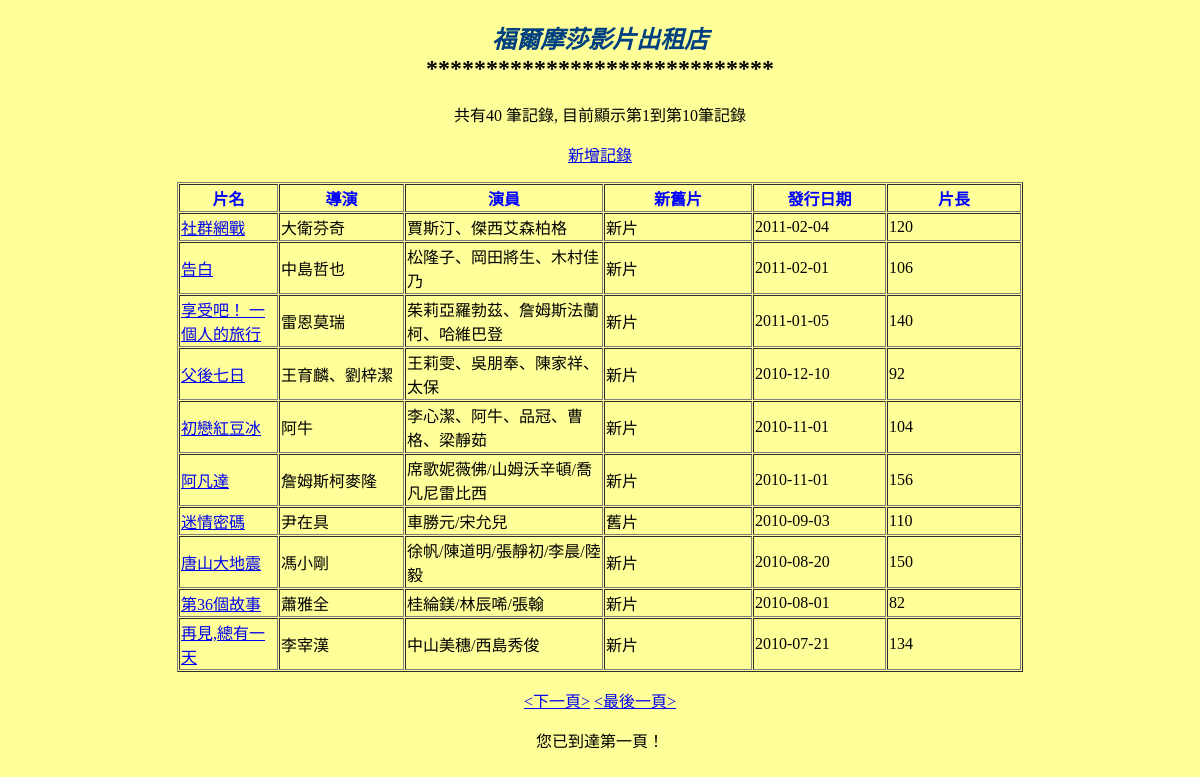
Page /4.Done/movieshop/index.php on the committed database.
### tables this page shows
CREATE TABLE `movie` (
  `id` int(10) unsigned zerofill NOT NULL auto_increment,
  `title` varchar(20) NOT NULL COMMENT '片名',
  `director` varchar(10) NOT NULL COMMENT '導演',
  `actor` varchar(20) NOT NULL COMMENT '演員',
  `country` varchar(10) NOT NULL COMMENT '國家',
  `category` varchar(4) NOT NULL COMMENT '影片分級',
  `movietype` varchar(10) NOT NULL COMMENT '影片內容類別',
  `storetype` varchar(7) NOT NULL COMMENT 'DVD/VCD',
  `oldnewtype` varchar(4) NOT NULL COMMENT '新舊片',
  `issuedate` date NOT NULL COMMENT '發行日期',
  `lengthmin` smallint(6) NOT NULL COMMENT '分鐘',
  PRIMARY KEY  (`id`)
);

### 4.Done/movieshop/index.php (the view, shortened to what this page needs)
<?php require_once('Connections/dbconn_movieshop.php'); ?>
<?php
$currentPage = $_SERVER["PHP_SELF"];
$maxRows_rs_movie = 10;
$pageNum_rs_movie = 0;
$startRow_rs_movie = $pageNum_rs_movie * $maxRows_rs_movie;
$query_rs_movie = "SELECT id, title, director, actor, oldnewtype, issuedate, lengthmin FROM movie ORDER BY issuedate DESC";
$query_limit_rs_movie = sprintf("%s LIMIT %d, %d", $query_rs_movie, $startRow_rs_movie, $maxRows_rs_movie);
$rs_movie = mysql_query($query_limit_rs_movie, $dbconn_movieshop) or die(mysql_error());
$row_rs_movie = mysql_fetch_assoc($rs_movie);
if (isset($_GET['totalRows_rs_movie'])) {
  $totalRows_rs_movie = $_GET['totalRows_rs_movie'];
} else {
  $all_rs_movie = mysql_query($query_rs_movie);
  $totalRows_rs_movie = mysql_num_rows($all_rs_movie);
}
$totalPages_rs_movie = ceil($totalRows_rs_movie/$maxRows_rs_movie)-1;
$queryString_rs_movie = "";
$queryString_rs_movie = sprintf("&totalRows_rs_movie=%d%s", $totalRows_rs_movie, $queryString_rs_movie);
?>
<!DOCTYPE html PUBLIC "-//W3C//DTD XHTML 1.0 Transitional//EN" "http://www.w3.org/TR/xhtml1/DTD/xhtml1-transitional.dtd">
<html xmlns="http://www.w3.org/1999/xhtml">
<head>
</head>
<body bgcolor="#FFFF99" alink="#996600">
<h2 align="center" class="webtitle"><em>福爾摩莎影片出租店</em><br />
*****************************</h2>
<p align="center">共有<?php echo $totalRows_rs_movie ?> 筆記錄, 目前顯示第<?php echo ($startRow_rs_movie + 1) ?>到第<?php echo min($startRow_rs_movie + $maxRows_rs_movie, $totalRows_rs_movie) ?>筆記錄</p>
<p align="center"><a href="add.php">新增記錄</a></p>
<table width="846" border="1" align="center" cellpadding="1" cellspacing="1">
  <tr class="columntitle">
    <td width="95" align="center"><strong>片名</strong></td>
    <td width="121" align="center"><strong>導演</strong></td>
    <td width="194" align="center"><strong>演員</strong></td>
    <td width="144" align="center" class="columntitle"><strong>新舊片</strong></td>
    <td width="129" align="center"><strong>發行日期</strong></td>
    <td width="130" align="center"><strong>片長</strong></td>
  </tr>
  <?php do { ?>
      <?php if ($totalRows_rs_movie > 0) {  ?>
        <tr>
          <td><a href="detail.php?ID=<?php echo $row_rs_movie['id']; ?>"><?php echo $row_rs_movie['title']; ?></a></td>
          <td><?php echo $row_rs_movie['director']; ?></td>
          <td align="left"><?php echo $row_rs_movie['actor']; ?></td>
          <td><?php echo $row_rs_movie['oldnewtype']; ?></td>
          <td><?php echo $row_rs_movie['issuedate']; ?></td>
          <td align="left"><?php echo $row_rs_movie['lengthmin']; ?></td>
        </tr>
        <?php }  ?>
<?php } while ($row_rs_movie = mysql_fetch_assoc($rs_movie)); ?>
</table>
<p align="center">
  <?php if ($pageNum_rs_movie < $totalPages_rs_movie) {  ?>
    <a href="<?php printf("%s?pageNum_rs_movie=%d%s", $currentPage, min($totalPages_rs_movie, $pageNum_rs_movie + 1), $queryString_rs_movie); ?>">&lt;下一頁&gt;</a>
    <?php }  ?>
  <?php if ($pageNum_rs_movie < $totalPages_rs_movie) {  ?>
    <a href="<?php printf("%s?pageNum_rs_movie=%d%s", $currentPage, $totalPages_rs_movie, $queryString_rs_movie); ?>">&lt;最後一頁&gt;</a>
    <?php }  ?>
</p>
<p align="center">
  <?php if ($pageNum_rs_movie == 0 and $totalRows_rs_movie<>0) {  ?>
    您已到達第一頁！
  <?php }  ?>
</p>
<p>&nbsp;</p>
</body>
</html>

### 4.Done/movieshop/index.php (style rules this page uses)
.webtitle { color: #000; }
.webtitle em { color: #0000A0; }
.webtitle em { color: #8080C0; }
.webtitle em { color: #004080; }
.columntitle { color: #000; }
.columntitle td { color: #00F; }

### rows in the picture
movie: title "社群網戰", director "大衛芬奇", actor "賈斯汀、傑西艾森柏格", oldnewtype "新片", issuedate "2011-02-04", lengthmin "120"
movie: title "告白", director "中島哲也", actor "松隆子、岡田將生、木村佳乃", oldnewtype "新片", issuedate "2011-02-01", lengthmin "106"
movie: title "享受吧！ 一個人的旅行", director "雷恩莫瑞", actor "茱莉亞羅勃茲、詹姆斯法蘭柯、哈維巴登", oldnewtype "新片", issuedate "2011-01-05", lengthmin "140"
movie: title "父後七日", director "王育麟、劉梓潔", actor "王莉雯、吳朋奉、陳家祥、太保", oldnewtype "新片", issuedate "2010-12-10", lengthmin "92"
movie: title "初戀紅豆冰", director "阿牛", actor "李心潔、阿牛、品冠、曹格、梁靜茹", oldnewtype "新片", issuedate "2010-11-01", lengthmin "104"
movie: title "阿凡達", director "詹姆斯柯麥隆", actor "席歌妮薇佛/山姆沃辛頓/喬凡尼雷比西", oldnewtype "新片", issuedate "2010-11-01", lengthmin "156"
movie: title "迷情密碼", director "尹在具", actor "車勝元/宋允兒", oldnewtype "舊片", issuedate "2010-09-03", lengthmin "110"
movie: title "唐山大地震", director "馮小剛", actor "徐帆/陳道明/張靜初/李晨/陸毅", oldnewtype "新片", issuedate "2010-08-20", lengthmin "150"
movie: title "第36個故事", director "蕭雅全", actor "桂綸鎂/林辰唏/張翰", oldnewtype "新片", issuedate "2010-08-01", lengthmin "82"
movie: title "再見,總有一天", director "李宰漢", actor "中山美穗/西島秀俊", oldnewtype "新片", issuedate "2010-07-21", lengthmin "134"

### other values in the picture
$totalRows_rs_movie "40"
$startRow_rs_movie + 1 "1"
min($startRow_rs_movie + $maxRows_rs_movie, $totalRows_rs_movie) "10"
